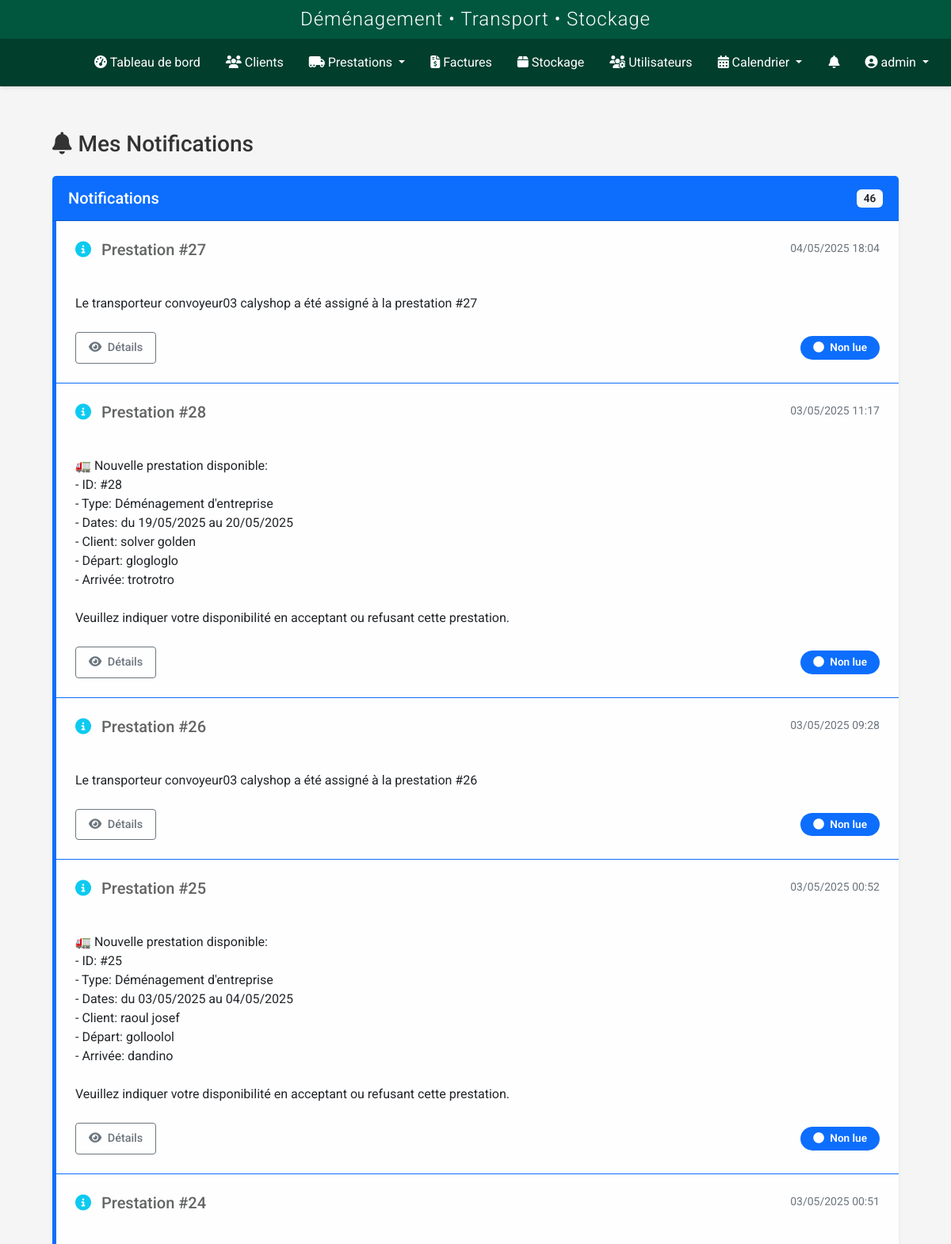
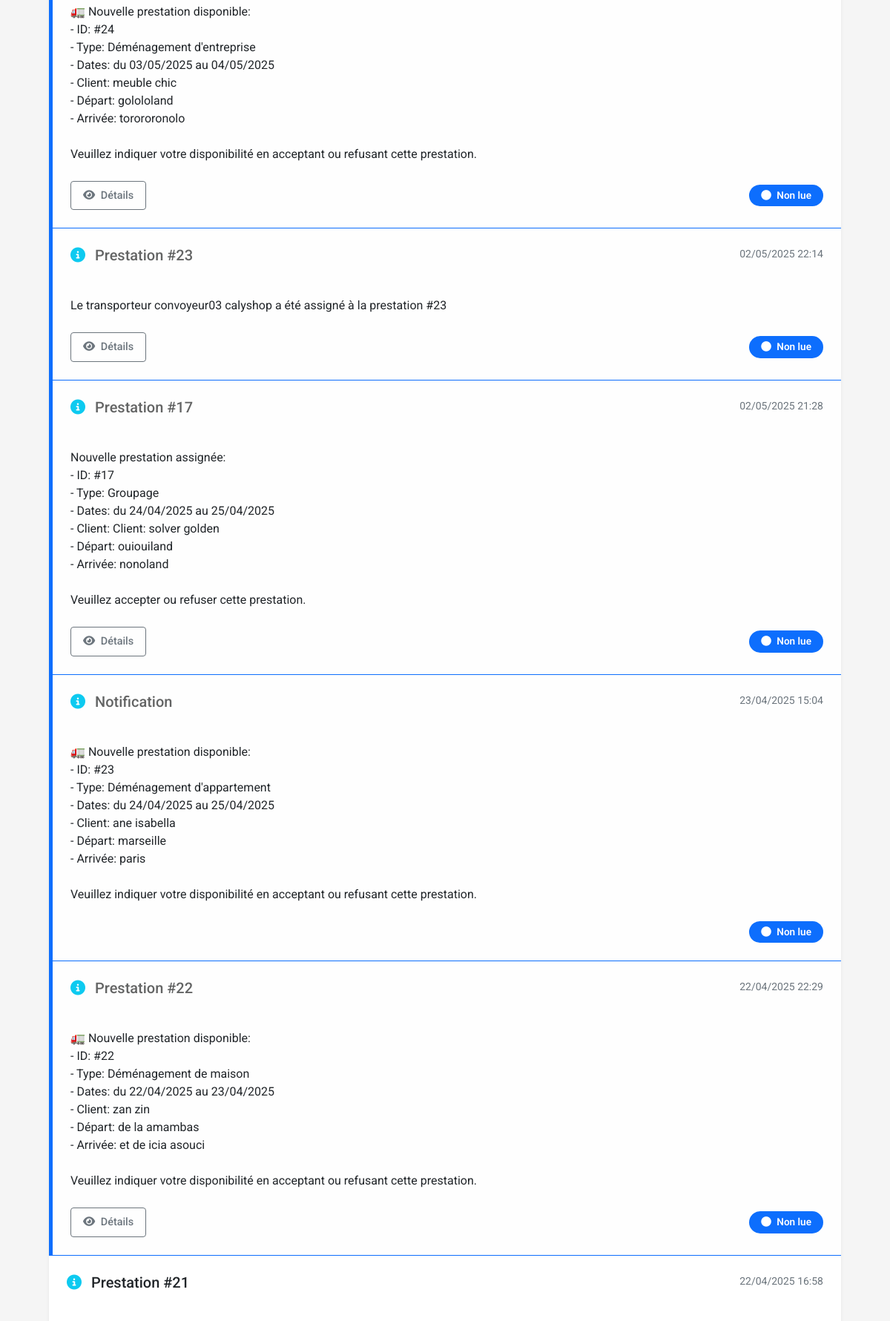
The app's page /transporteur/notifications (signed in, upper part) with its own data (2 pictures, top to bottom).
### models.py (models this page shows, shortened)
class User(UserMixin, db.Model):
    id = db.Column(db.Integer, primary_key=True)
    nom = db.Column(db.String(64), nullable=False)
    prenom = db.Column(db.String(64), nullable=False)
    username = db.Column(db.String(64), unique=True, nullable=False)
    email = db.Column(db.String(120), unique=True, nullable=True)
    password_hash = db.Column(db.String(256), nullable=False)
    role = db.Column(db.String(20), nullable=False, default='transporteur')
    statut = db.Column(db.String(20), nullable=False, default='actif')
    vehicule = db.Column(db.String(100), nullable=True)
    type_vehicule_id = db.Column(db.Integer, db.ForeignKey('type_vehicule.id'), nullable=True)
    permis_conduire = db.Column(db.String(50), nullable=True)
    notes = db.Column(db.Text, nullable=True)
    derniere_connexion = db.Column(db.DateTime, nullable=True)
    date_creation = db.Column(db.DateTime, nullable=False, default=datetime.utcnow)
    prestations = db.relationship('Prestation', secondary=prestation_transporteurs, back_populates='transporteurs')
    type_vehicule = db.relationship('TypeVehicule', backref='transporteurs')
    def is_admin(self):
        return self.role in ['admin', 'superadmin']
    def is_transporteur(self):
        return self.role == 'transporteur' or self.is_admin()

class Notification(db.Model):
    id = db.Column(db.Integer, primary_key=True)
    message = db.Column(db.Text, nullable=False)
    type = db.Column(db.String(50), nullable=False, default='info')  # info, success, warning, danger
    date_creation = db.Column(db.DateTime, nullable=False, default=datetime.utcnow)
    lu = db.Column(db.Boolean, default=False)
    statut = db.Column(db.String(50), nullable=False, default='non_lue')  # non_lue, lue, acceptee, refusee
    role_destinataire = db.Column(db.String(50), nullable=False)  # admin, commercial, transporteur
    user_id = db.Column(db.Integer, db.ForeignKey('user.id'), nullable=True)  # Si destiné à un utilisateur spécifique
    prestation_id = db.Column(db.Integer, db.ForeignKey('prestation.id'), nullable=True)
    stockage_id = db.Column(db.Integer, db.ForeignKey('stockage.id'), nullable=True)
    user = db.relationship('User', backref='notifications')
    prestation = db.relationship('Prestation', backref='notifications')
    stockage = db.relationship('Stockage', backref='notifications')

### routes/transporteur_prestations.py (the view)
@transporteur_prestations.route('/notifications')
@login_required
def notifications():
    if not (current_user.is_transporteur() or current_user.is_admin() or current_user.role in ['commercial', 'superadmin']):
        flash('Accès non autorisé.', 'danger')
        return redirect(url_for('dashboard.index'))
    try:
        if current_user.is_admin() or current_user.role == 'superadmin':
            notifications = Notification.query.order_by(Notification.date_creation.desc()).all()
        elif current_user.role == 'commercial':
            notifications = Notification.query.join(Prestation).filter(
                Prestation.commercial_id == current_user.id
            ).order_by(Notification.date_creation.desc()).all()
        else:
            notifications = Notification.query.filter_by(
                user_id=current_user.id,
                role_destinataire='transporteur'
            ).order_by(Notification.date_creation.desc()).all()
        for notif in notifications:
            if not notif.lu:
                notif.lu = True
                current_app.logger.info(f"Notification {notif.id} marquée comme lue pour {current_user.username}")
        db.session.commit()
        return render_template(
            'transporteur/notifications.html',
            title='Notifications',
            notifications=notifications
        )
    except Exception as e:
        current_app.logger.error(f"Erreur lors de l'affichage des notifications: {e}")
        db.session.rollback()
        flash("Une erreur s'est produite lors du chargement des notifications.", 'danger')
        return redirect(url_for('dashboard.index'))

### templates/transporteur/notifications.html (shortened to what this page needs)
{% extends 'base.html' %}
{% block content %}
<div class="container-fluid px-4 py-4">
    <h1 class="h3 mb-4"><i class="fas fa-bell me-2"></i>Mes Notifications</h1>
    <div class="card shadow-sm mb-4">
        <div class="card-header bg-primary text-white d-flex justify-content-between align-items-center">
            <h5 class="mb-0">Notifications</h5>
            <span class="badge bg-light text-dark">{{ notifications|length }}</span>
        </div>
        <div class="card-body p-0">
            {% if notifications %}
                <div class="list-group list-group-flush">
                    {% set unique_notifications = {} %}
                    {% for notification in notifications %}
                        {% if notification.prestation_id not in unique_notifications %}
                            {% set _ = unique_notifications.update({notification.prestation_id: notification}) %}
                        {% elif notification.date_creation > unique_notifications[notification.prestation_id].date_creation %}
                            {% set _ = unique_notifications.update({notification.prestation_id: notification}) %}
                        {% endif %}
                    {% endfor %}
                    {% for prestation_id, notification in unique_notifications.items() %}
                        <div class="list-group-item {% if notification.statut == 'non_lue' %}list-group-item-light border-start border-5 border-primary{% endif %} p-4">
                            <div class="d-flex w-100 justify-content-between align-items-start mb-3">
                                <h5 class="mb-1">
                                    {% if notification.type == 'info' %}
                                        <i class="fas fa-info-circle text-info me-2"></i>
                                    {% elif notification.type == 'success' %}
                                        <i class="fas fa-check-circle text-success me-2"></i>
                                    {% elif notification.type == 'warning' %}
                                        <i class="fas fa-exclamation-triangle text-warning me-2"></i>
                                    {% elif notification.type == 'danger' %}
                                        <i class="fas fa-times-circle text-danger me-2"></i>
                                    {% endif %}
                                    {% if notification.prestation_id %}
                                        Prestation #{{ notification.prestation_id }}
                                    {% else %}
                                        Notification
                                    {% endif %}
                                </h5>
                                <small class="text-muted">{{ notification.date_creation.strftime('%d/%m/%Y %H:%M') }}</small>
                            </div>
                            <div class="notification-message mb-4 text-dark">
                                {{ notification.message | safe }}
                            </div>
                            <div class="d-flex justify-content-between align-items-center">
                                <div class="btn-group">
                                    {% if notification.prestation_id %}
                                        <a href="{{ url_for('prestation.view', id=notification.prestation_id) }}"
                                        class="btn btn-outline-secondary">
                                            <i class="fas fa-eye me-1"></i> Détails
                                        </a>
                                    {% endif %}
                                </div>
                                <span class="badge {% if notification.statut == 'acceptee' %}bg-success{% elif notification.statut == 'refusee' %}bg-danger{% elif notification.statut == 'non_lue' %}bg-primary{% else %}bg-secondary{% endif %} rounded-pill px-3 py-2">
                                    {% if notification.statut == 'acceptee' %}
                                        <i class="fas fa-check me-1"></i> Acceptée
                                    {% elif notification.statut == 'refusee' %}
                                        <i class="fas fa-times me-1"></i> Refusée
                                    {% elif notification.statut == 'non_lue' %}
                                        <i class="fas fa-circle me-1"></i> Non lue
                                    {% else %}
                                        <i class="fas fa-check-circle me-1"></i> Lue
                                    {% endif %}
                                </span>
                            </div>
                        </div>
                    {% endfor %}
                </div>
            {% else %}
                <div class="text-center p-4">
                    <i class="fas fa-bell-slash fa-3x text-muted mb-3"></i>
                    <p class="text-muted">Aucune notification pour le moment.</p>
                </div>
            {% endif %}
        </div>
    </div>
</div>
{% endblock %}

### templates/base.html (shortened to what this page needs)
<!DOCTYPE html>
<html lang="fr">
<head>
    <link href="https://cdn.jsdelivr.net/npm/bootstrap@5.2.3/dist/css/bootstrap.min.css" rel="stylesheet">
    <link rel="stylesheet" href="https://cdnjs.cloudflare.com/ajax/libs/font-awesome/6.2.1/css/all.min.css">
    <link rel="stylesheet" href="https://cdnjs.cloudflare.com/ajax/libs/toastr.js/latest/toastr.min.css">
    <link href="https://cdn.jsdelivr.net/npm/fullcalendar@5.11.3/main.min.css" rel="stylesheet">
    <link href="https://cdn.jsdelivr.net/npm/summernote@0.8.18/dist/summernote-lite.min.css" rel="stylesheet">
    <link rel="stylesheet" href="{{ url_for('static', filename='css/style.css') }}">
    <link rel="stylesheet" href="{{ url_for('static', filename='css/notification-flash.css') }}">
    <link rel="stylesheet" href="{{ url_for('static', filename='css/notifications.css') }}">
    <link rel="stylesheet" href="{{ url_for('static', filename='css/prestations.css') }}">
    <link rel="stylesheet" href="{{ url_for('static', filename='css/custom-calendar.css') }}">
    <link rel="stylesheet" href="{{ url_for('static', filename='css/navbar-logos.css') }}">
    <link rel="stylesheet" href="{{ url_for('static', filename='css/whatsapp-buttons.css') }}">
    <link rel="stylesheet" href="{{ url_for('static', filename='css/quick-access-bubble.css') }}">
</head>
<body {% if current_user.is_authenticated %}data-user-role="{{ current_user.role }}" data-user-id="{{ current_user.id }}"{% endif %}>
    {% if current_user.is_authenticated %}
        <header>
            <div class="app-header">
                <h2>Déménagement • Transport • Stockage</h2>
            </div>
            <nav class="navbar navbar-dark navbar-expand-lg">
                <div class="container-fluid">
                    <a class="navbar-brand" href="{{ url_for('dashboard.index') }}">
                        <div class="logo-slideshow">
                        </div>
                    </a>
                    <div class="collapse navbar-collapse" id="navbarMain">
                        <ul class="navbar-nav me-auto mb-2 mb-lg-0">
                            <li class="nav-item">
                                <a class="nav-link {% if request.endpoint == 'dashboard.index' %}active{% endif %}" href="{{ url_for('dashboard.index') }}">
                                    <i class="fas fa-tachometer-alt"></i> Tableau de bord
                                </a>
                            </li>
                            <li class="nav-item">
                                <a class="nav-link {% if request.endpoint.startswith('client.') %}active{% endif %}" href="{{ url_for('client.index') }}">
                                    <i class="fas fa-users"></i> Clients
                                </a>
                            </li>
                            <li class="nav-item dropdown">
                                <a class="nav-link dropdown-toggle {% if request.endpoint.startswith('prestation.') %}active{% endif %}" href="#" id="prestationsDropdown" role="button" data-bs-toggle="dropdown" aria-expanded="false">
                                    <i class="fas fa-truck-moving"></i> Prestations
                                </a>
                            </li>
                            <li class="nav-item">
                                <a class="nav-link {% if request.endpoint.startswith('facture.') %}active{% endif %}" href="{{ url_for('facture.index') }}">
                                    <i class="fas fa-file-invoice-dollar"></i> Factures
                                </a>
                            </li>
                            <li class="nav-item">
                                <a class="nav-link {% if request.endpoint.startswith('stockage.') %}active{% endif %}" href="{{ url_for('stockage.index') }}">
                                    <i class="fas fa-box"></i> Stockage
                                </a>
                            </li>
                            {% if current_user.is_admin %}
                            <li class="nav-item">
                                <a class="nav-link {% if request.endpoint.startswith('user.') %}active{% endif %}" href="{{ url_for('user.index') }}">
                                    <i class="fas fa-users-cog"></i> Utilisateurs
                                </a>
                            </li>
                            {% endif %}
                            <li class="nav-item dropdown">
                                <a class="nav-link dropdown-toggle {% if request.endpoint.startswith('calendrier.') %}active{% endif %}" href="#" id="calendrierDropdown" role="button" data-bs-toggle="dropdown" aria-expanded="false">
                                    <i class="fas fa-calendar-alt"></i> Calendrier
                                </a>
                            </li>
                        </ul>
                        <ul class="navbar-nav">
                            {% if current_user.is_authenticated and (current_user.is_transporteur() or current_user.is_admin() or current_user.role in ['commercial', 'superadmin']) %}
                            <li class="nav-item">
                                <a href="{{ url_for('transporteur_prestations.notifications') }}" class="nav-link position-relative">
                                    <i class="fas fa-bell"></i>
                                </a>
                            </li>
                            {% endif %}
                            <li class="nav-item dropdown">
                                <a class="nav-link dropdown-toggle" href="#" id="userDropdown" role="button" data-bs-toggle="dropdown">
                                    <i class="fas fa-user-circle"></i> {{ current_user.username }}
                                </a>
                            </li>
                        </ul>
                    </div>
                </div>
            </nav>
        </header>
        <main class="main-content">
            <div class="container">
                {% block content %}{% endblock %}
            </div>
        </main>
    {% else %}
        <main class="main-content">
            <div class="container">
                {% block auth_content %}{% endblock %}
            </div>
        </main>
    {% endif %}
</body>
</html>

### records on screen
User: username "admin"
Notification: type "info" (drawn), prestation_id "27", date_creation "04/05/2025 18:04", message "Le transporteur convoyeur03 calyshop a été assigné à la prestation #27", statut "non_lue" (drawn)
Notification: type "info" (drawn), prestation_id "28", date_creation "03/05/2025 11:17", message "🚛 Nouvelle prestation disponible: - ID: #28 - Type: Déménagement d'entreprise - Dates: du 19/05/2025 au 20/05/2025 - Client: solver golden - Départ: glogloglo - Arrivée: trotrotro Veuillez indiquer votre disponibilité en acceptant ou refusant cette prestation.", statut "non_lue" (drawn)
Notification: type "info" (drawn), prestation_id "26", date_creation "03/05/2025 09:28", message "Le transporteur convoyeur03 calyshop a été assigné à la prestation #26", statut "non_lue" (drawn)
Notification: type "info" (drawn), prestation_id "25", date_creation "03/05/2025 00:52", message "🚛 Nouvelle prestation disponible: - ID: #25 - Type: Déménagement d'entreprise - Dates: du 03/05/2025 au 04/05/2025 - Client: raoul josef - Départ: golloolol - Arrivée: dandino Veuillez indiquer votre disponibilité en acceptant ou refusant cette prestation.", statut "non_lue" (drawn)
Notification: type "info" (drawn), prestation_id "24", date_creation "03/05/2025 00:51", message "🚛 Nouvelle prestation disponible: - ID: #24 - Type: Déménagement d'entreprise - Dates: du 03/05/2025 au 04/05/2025 - Client: meuble chic - Départ: golololand - Arrivée: torororonolo Veuillez indiquer votre disponibilité en acceptant ou refusant cette prestation.", statut "non_lue" (drawn)
Notification: type "info" (drawn), prestation_id "23", date_creation "02/05/2025 22:14", message "Le transporteur convoyeur03 calyshop a été assigné à la prestation #23", statut "non_lue" (drawn)
Notification: type "info" (drawn), prestation_id "17", date_creation "02/05/2025 21:28", message "Nouvelle prestation assignée: - ID: #17 - Type: Groupage - Dates: du 24/04/2025 au 25/04/2025 - Client: Client: solver golden - Départ: ouiouiland - Arrivée: nonoland Veuillez accepter ou refuser cette prestation.", statut "non_lue" (drawn)
Notification: type "info" (drawn), shows "Notification", date_creation "23/04/2025 15:04", message "🚛 Nouvelle prestation disponible: - ID: #23 - Type: Déménagement d'appartement - Dates: du 24/04/2025 au 25/04/2025 - Client: ane isabella - Départ: marseille - Arrivée: paris Veuillez indiquer votre disponibilité en acceptant ou refusant cette prestation.", statut "non_lue" (drawn)
Notification: type "info" (drawn), prestation_id "22", date_creation "22/04/2025 22:29", message "🚛 Nouvelle prestation disponible: - ID: #22 - Type: Déménagement de maison - Dates: du 22/04/2025 au 23/04/2025 - Client: zan zin - Départ: de la amambas - Arrivée: et de icia asouci Veuillez indiquer votre disponibilité en acceptant ou refusant cette prestation.", statut "non_lue" (drawn)
Notification: type "info" (drawn), prestation_id "21", date_creation "22/04/2025 16:58"

### other values on screen
{{ notifications|length }} "46"
